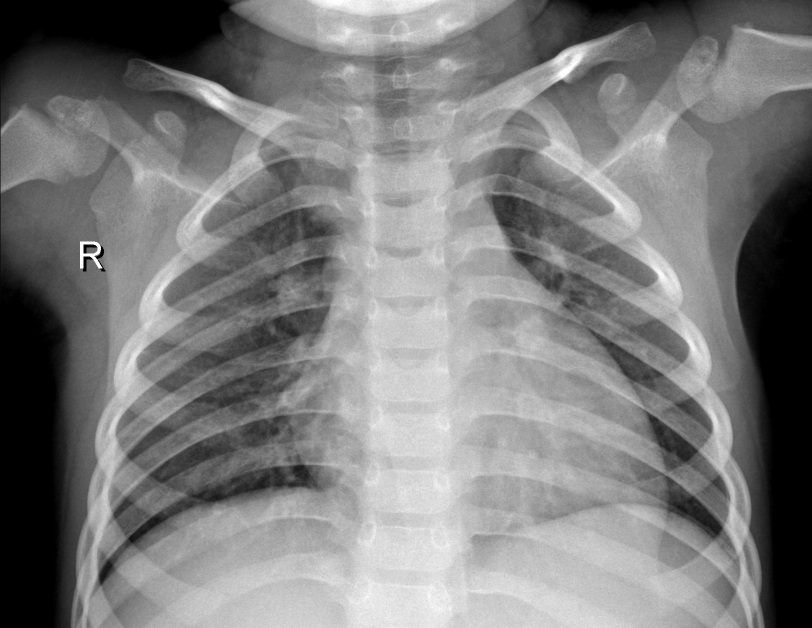
#> input picture data/raw/train/NORMAL/IM-0230-0001.jpeg, 1624 x 1256 px, found by its file name (shown at 1/2 size); its folder holds 4 pictures in this run
$ jupyter execute --allow-errors initial_eda.ipynb
#> lines starting #> are read from the running program, lines starting #| are printed output that depends on the picture
# Perform Exploratory Data Analysis on the images

[cell 1]
# Import statements
import seaborn as sns #data viz
import os #python os framework
import random #random choice
from PIL import Image #Perform some image manipulations
import numpy as np #numpy array manipulations
import cv2 #opencv
import matplotlib.pyplot as plt #data viz library
import pandas as pd #dataframe library

[cell 2]
#print working directory of t
cwd = os.getcwd()
cwd

### Data Visualisation for Normal Images (train dataset)

[cell 3]
# Set Data Path to train dataset for NORMAL x-rays
DATA_PATH_NORMAL = r"..\data\raw\train\NORMAL"

#Retrieve the full path for one random x-ray image
images_list_stem = os.listdir(DATA_PATH_NORMAL)
selected_image_stem = random.choice(images_list_stem)
selected_image_path = os.path.join(DATA_PATH_NORMAL,f"{selected_image_stem}")

#Use pillow library to visualize the image
img = Image.open(selected_image_path)
#> img is the input picture: PIL image 1624x1256 L; min 0, max 255, mean 124.6
img.show()

[cell 4]
# For sanity check, print the type of img var
type(img)

### cv2 has flag set to **cv2.IMREAD_COLOR** RGB but pil automatically loads in **grayscale x-ray**

[cell 5]
#Shape of pillow image
img_arr = np.array(img)
img_arr.shape
#> Out = (1256, 1624)

[cell 6]
#Shape of Opencv image
img_arr = cv2.imread(os.path.join(DATA_PATH_NORMAL, f"{selected_image_stem}"))
#> img_arr: shape (1256, 1624, 3); min 0, max 255, mean 124.6
print(img_arr.shape)
#| (1256, 1624, 3)
plt.imshow(img_arr)
plt.title("Pneumonia")
plt.axis(False)

[cell 7]
#For sanity check, print the type of img_arr var
type(img_arr)

[cell 8]
#Plot more images
fig = plt.figure(figsize=(9,9))
rows, cols = 4,4
for image_i in range(1, rows*cols + 1):
    #Retrieve the full path for one random x-ray image
    images_list_stem = os.listdir(DATA_PATH_NORMAL)
    selected_image_stem = random.choice(images_list_stem)
    selected_image_path = os.path.join(DATA_PATH_NORMAL,f"{selected_image_stem}")
    fig.add_subplot(rows,cols,image_i)

    img_arr = cv2.imread(os.path.join(DATA_PATH_NORMAL, f"{selected_image_stem}"))
    plt.imshow(img_arr)
    plt.title("Normal")
    plt.axis(False)
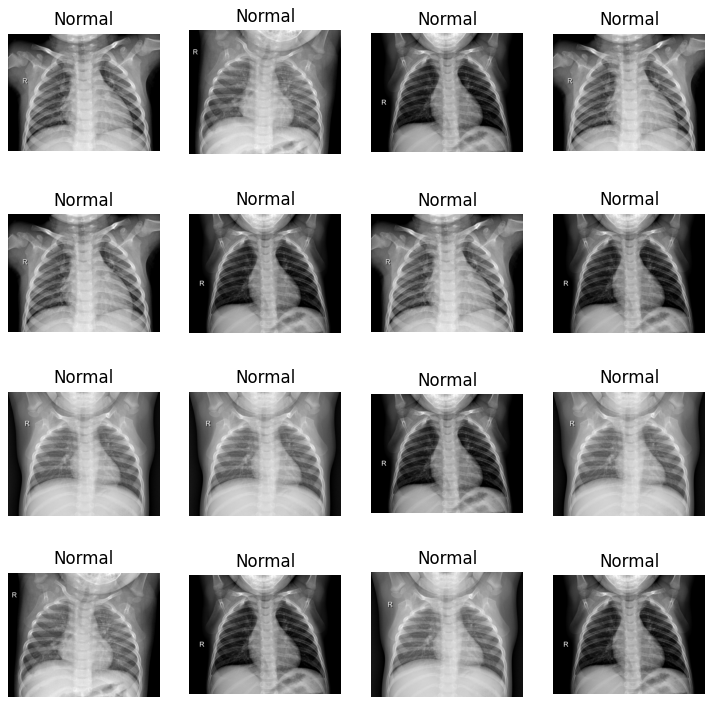
#> figure drawn by matplotlib, 16 panels

### Data Visualisation for Pneumonia Images (train dataset)

[cell 9]
# Set Data Path to train dataset for NORMAL x-rays
DATA_PATH_PNEUMONIA = r"..\data\raw\train\PNEUMONIA"
#> DATA_PATH_PNEUMONIA = '..\\data\\raw\\train\\PNEUMONIA'

#Retrieve the full path for one random x-ray image
#> (the rest of this cell did not finish here and is left out)

[cell 10]
#Plot more images
fig = plt.figure(figsize=(9,9))
rows, cols = 4,4
#> (the rest of this cell did not finish here and is left out)

### The shapes of all images are different as evident from the above codes. Some of the resolutions can be quite high as well, increasing computational time for deep learning models in the later stages of the model. Look into **resizing of the models** and **grayscale conversion**, especially when using cv2 framework considering that x-rays are grayscale without colors.

### Visualise the labels (target) distribution for all combined dataset

[cell 11]
# Set Data Path to data directory
DATA_PATH_PNEUMONIA = r"..\data\raw"

#Initialise count variables
normal_count = 0
pneumonia_count = 0
labels = ["NORMAL","PNEUMONIA"]
dataset_type = ["train","val","test"]

#Iterate through the dataset (train,test,val) and then classification(NORMAL,PNEUMONIA)
#> (the rest of this cell did not finish here and is left out)

#> (a cell that did not finish here is left out)

### Visualise the target distribution for the train + validation dataset

[cell 13]
# Set Data Path to data directory
DATA_PATH_PNEUMONIA = r"..\data\raw"

#Initialise count variables
normal_count = 0
pneumonia_count = 0
labels = ["NORMAL","PNEUMONIA"]
dataset_type = ["train","val"]

#Iterate through the dataset (train,test,val) and then classification(NORMAL,PNEUMONIA)
#> (the rest of this cell did not finish here and is left out)

#> (a cell that did not finish here is left out)

### Visualise the target distribution for the test set

[cell 15]
# Set Data Path to data directory
DATA_PATH_PNEUMONIA = r"..\data\raw"

#Initialise count variables
normal_count = 0
pneumonia_count = 0
labels = ["NORMAL","PNEUMONIA"]
dataset_type = ["test"]

#Iterate through the dataset (train,test,val) and then classification(NORMAL,PNEUMONIA)
#> (the rest of this cell did not finish here and is left out)

#> (a cell that did not finish here is left out)

### The dataset is hugely imbalanced with targets being skewed towards pneumonia. Consider **stratified k fold for proprotional splitting** as well as **f1 score or roc-auc score for a more representative evaluation metric**.

### Separately, the validation dataset is too small by standards. We will **combine this validation dataset together with the train dataset** and perform a validation split from there.

### Data Manipulation of images and checking of the shape + Plotting of the resized image in the train array

[cell 17]
# Set Data Path to data directory
DATA_PATH = r"..\data\raw"
#0 is Pneuomonia positive, 1 is normal
labels = ['PNEUMONIA', 'NORMAL']
#resize to standard image size
img_size = 224
def get_training_data(data_dir):
    data = []
    for label in labels:
        path = os.path.join(data_dir,label)
        class_num = labels.index(label)
        for img in os.listdir(path):
            try:
                #cv default flag is color image. Hence, specify grayscale
                img_arr = cv2.imread(os.path.join(path,img),cv2.IMREAD_GRAYSCALE)
                resized_arr = cv2.resize(img_arr,(img_size,img_size))
                data.append([resized_arr,class_num])
            except Exception as e:
                print(e)
    return data

#> (a cell that did not finish here is left out)

#> (a cell that did not finish here is left out)

[cell 20]
x_test = []
y_test = []
#> (the rest of this cell did not finish here and is left out)

#> (a cell that did not finish here is left out)
